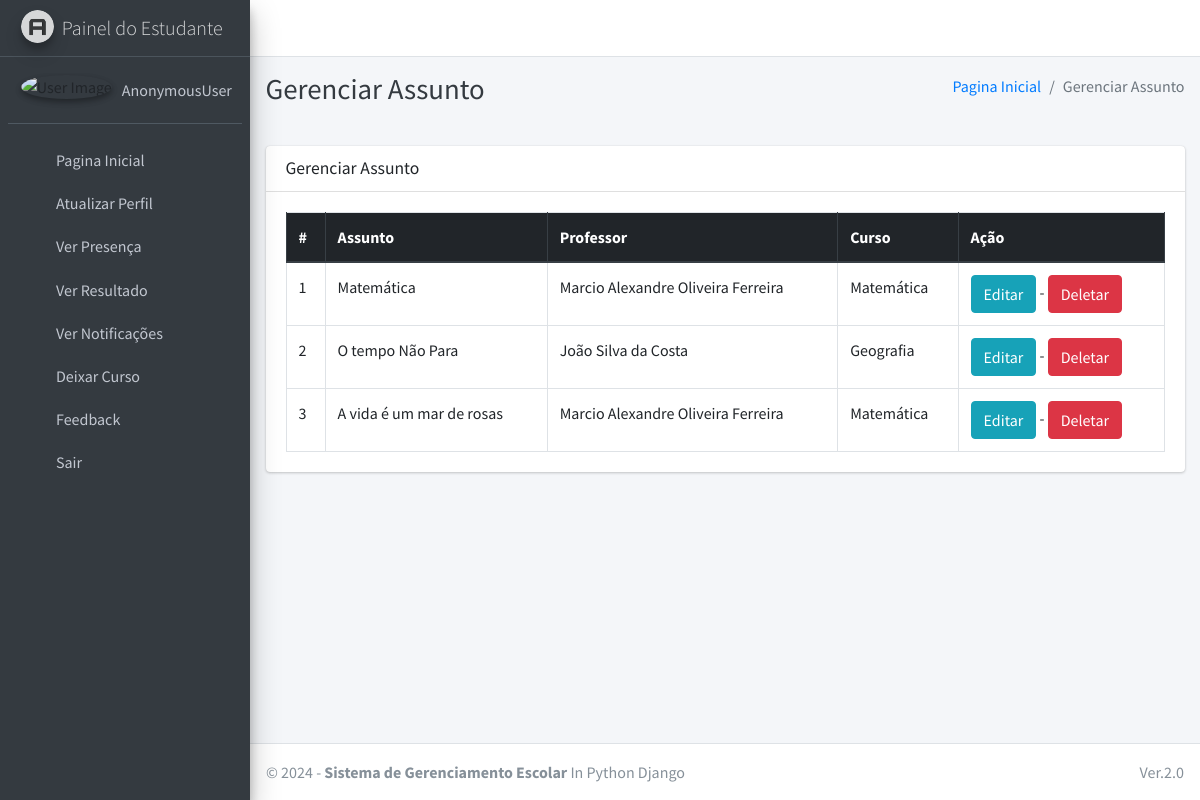
The page /subject/manage/ on the database its author committed.
### main_app/models.py (models this page shows, shortened)
class Subject(models.Model):
    name = models.CharField(max_length=120)
    staff = models.ForeignKey(Staff,on_delete=models.CASCADE,)
    course = models.ForeignKey(Course, on_delete=models.CASCADE)
    updated_at = models.DateTimeField(auto_now=True)
    created_at = models.DateTimeField(auto_now_add=True)

class Staff(models.Model):
    course = models.ForeignKey(Course, on_delete=models.DO_NOTHING, null=True, blank=False)
    admin = models.OneToOneField(CustomUser, on_delete=models.CASCADE)

class CustomUser(AbstractUser):
    USER_TYPE = ((1, "HOD"), (2, "Staff"), (3, "Student"))
    GENDER = [("M", "Male"), ("F", "Female")]
    username = None  # Removed username, using email instead
    email = models.EmailField(unique=True)
    user_type = models.CharField(default=1, choices=USER_TYPE, max_length=1)
    gender = models.CharField(max_length=1, choices=GENDER)
    profile_pic = models.ImageField()
    address = models.TextField()
    fcm_token = models.TextField(default="")  # For firebase notifications
    created_at = models.DateTimeField(auto_now_add=True)
    updated_at = models.DateTimeField(auto_now=True)
    USERNAME_FIELD = "email"
    REQUIRED_FIELDS = []
    objects = CustomUserManager()
    def __str__(self):
        return self.first_name +" "+self.last_name

class Course(models.Model):
    name = models.CharField(max_length=120)
    created_at = models.DateTimeField(auto_now_add=True)
    updated_at = models.DateTimeField(auto_now=True)

### main_app/hod_views.py (the view)
# urls.py: path("subject/manage/", hod_views.manage_subject, name='manage_subject'),
def manage_subject(request):
    subjects = Subject.objects.all()
    context = {
        'subjects': subjects,
        'page_title': 'Gerenciar Assunto    '
    }
    return render(request, "hod_template/manage_subject.html", context)

### main_app/templates/hod_template/manage_subject.html
{% extends 'main_app/base.html' %}
{% load static %}
{% block page_title %}{{page_title}}{% endblock page_title %}
{% block content %}
<section class="content">
    <div class="container-fluid">
        <div class="row">
            <div class="col-md-12">
                <div class="card">
                    <div class="card-header">
                        <h3 class="card-title">{{page_title}}</h3>
                    </div>
                    <div class="card-body">
                        <table id="example2" class="table table-bordered table-hover">
                            <thead class="thead-dark">
                                <tr>
                                    <th>#</th>
                                    <th>Assunto</th>
                                    <th>Professor</th>
                                    <th>Curso</th>
                                    <th>Ação</th>
                                </tr>
                            </thead>
                            <tbody>
                                {% for subject in subjects %}
                                <tr>
                                    <td>{{ forloop.counter }}</td>
                                    <td>{{subject.name}}</td>
                                    <td>{{subject.staff.admin}}</td>
                                    <td>{{subject.course.name}}</td>
                                    <td>
                                        <a href="{% url 'edit_subject' subject.id %}" class="btn btn-info">Editar</a> -
                                        <a href="{% url 'delete_subject' subject.id %}" onclick="return confirm('Tem certeza de que deseja excluir isso?')" class="btn btn-danger">Deletar</a>
                                    </td>
                                </tr>
                                {% endfor %}
                            </tbody>
                        </table>
                    </div>
                </div>
            </div>
        </div>
    </div>
</section>
{% endblock content %}

### rows shown on the page
Subject: name "Matemática", staff.admin "Marcio Alexandre Oliveira Ferreira", course.name "Matemática"
Subject: name "O tempo Não Para", staff.admin "João Silva da Costa", course.name "Geografia"
Subject: name "A vida é um mar de rosas", staff.admin "Marcio Alexandre Oliveira Ferreira", course.name "Matemática"

### other values the page prints
{{ user }} "AnonymousUser"
{{ page_title }} "Gerenciar Assunto"
